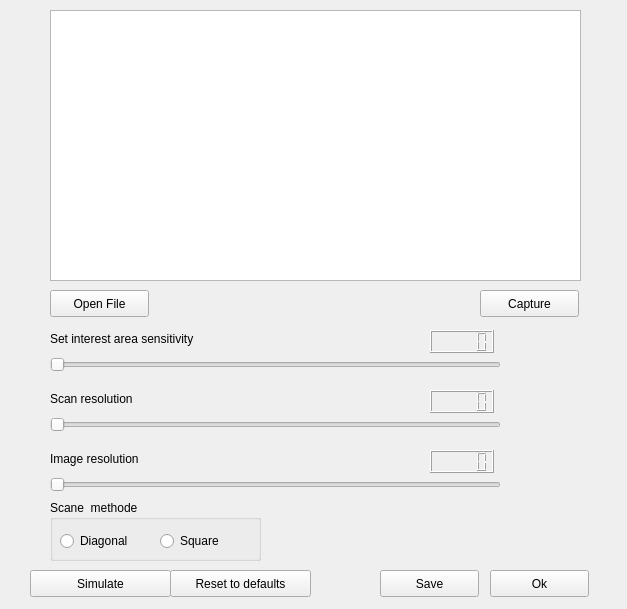
<?xml version="1.0" encoding="UTF-8"?>
<ui version="4.0">
 <class>FireFlameReco</class>
 <widget class="QWidget" name="FireFlameReco">
  <property name="geometry">
   <rect>
    <x>0</x>
    <y>0</y>
    <width>627</width>
    <height>609</height>
   </rect>
  </property>
  <property name="windowTitle">
   <string>Flame Recognition Settings</string>
  </property>
  <widget class="QLCDNumber" name="lcdNumber">
   <property name="geometry">
    <rect>
     <x>430</x>
     <y>330</y>
     <width>64</width>
     <height>23</height>
    </rect>
   </property>
  </widget>
  <widget class="QGraphicsView" name="graphicsView">
   <property name="geometry">
    <rect>
     <x>50</x>
     <y>10</y>
     <width>531</width>
     <height>271</height>
    </rect>
   </property>
  </widget>
  <widget class="QSlider" name="horizontalSlider">
   <property name="geometry">
    <rect>
     <x>50</x>
     <y>350</y>
     <width>451</width>
     <height>29</height>
    </rect>
   </property>
   <property name="orientation">
    <enum>Qt::Horizontal</enum>
   </property>
  </widget>
  <widget class="QPushButton" name="pushButton">
   <property name="geometry">
    <rect>
     <x>480</x>
     <y>290</y>
     <width>99</width>
     <height>27</height>
    </rect>
   </property>
   <property name="text">
    <string>Capture</string>
   </property>
  </widget>
  <widget class="QPushButton" name="pushButton_2">
   <property name="geometry">
    <rect>
     <x>50</x>
     <y>290</y>
     <width>99</width>
     <height>27</height>
    </rect>
   </property>
   <property name="text">
    <string>Open File</string>
   </property>
  </widget>
  <widget class="QLabel" name="label">
   <property name="geometry">
    <rect>
     <x>50</x>
     <y>330</y>
     <width>191</width>
     <height>17</height>
    </rect>
   </property>
   <property name="text">
    <string>Set interest area sensitivity</string>
   </property>
  </widget>
  <widget class="QGroupBox" name="groupBox">
   <property name="geometry">
    <rect>
     <x>50</x>
     <y>500</y>
     <width>211</width>
     <height>61</height>
    </rect>
   </property>
   <property name="title">
    <string>Scane  methode</string>
   </property>
   <widget class="QRadioButton" name="rbDiagonal">
    <property name="geometry">
     <rect>
      <x>10</x>
      <y>30</y>
      <width>101</width>
      <height>22</height>
     </rect>
    </property>
    <property name="text">
     <string>Diagonal </string>
    </property>
   </widget>
   <widget class="QRadioButton" name="rbSquare">
    <property name="geometry">
     <rect>
      <x>110</x>
      <y>30</y>
      <width>81</width>
      <height>22</height>
     </rect>
    </property>
    <property name="text">
     <string>Square</string>
    </property>
   </widget>
  </widget>
  <widget class="QPushButton" name="pushButton_3">
   <property name="geometry">
    <rect>
     <x>380</x>
     <y>570</y>
     <width>99</width>
     <height>27</height>
    </rect>
   </property>
   <property name="text">
    <string>Save</string>
   </property>
  </widget>
  <widget class="QPushButton" name="pushButton_4">
   <property name="geometry">
    <rect>
     <x>30</x>
     <y>570</y>
     <width>141</width>
     <height>27</height>
    </rect>
   </property>
   <property name="text">
    <string>Simulate</string>
   </property>
  </widget>
  <widget class="QPushButton" name="pushButton_5">
   <property name="geometry">
    <rect>
     <x>490</x>
     <y>570</y>
     <width>99</width>
     <height>27</height>
    </rect>
   </property>
   <property name="text">
    <string>Ok</string>
   </property>
  </widget>
  <widget class="QPushButton" name="pushButton_6">
   <property name="geometry">
    <rect>
     <x>170</x>
     <y>570</y>
     <width>141</width>
     <height>27</height>
    </rect>
   </property>
   <property name="text">
    <string>Reset to defaults</string>
   </property>
  </widget>
  <widget class="QSlider" name="horizontalSlider_2">
   <property name="geometry">
    <rect>
     <x>50</x>
     <y>410</y>
     <width>451</width>
     <height>29</height>
    </rect>
   </property>
   <property name="orientation">
    <enum>Qt::Horizontal</enum>
   </property>
  </widget>
  <widget class="QLabel" name="label_2">
   <property name="geometry">
    <rect>
     <x>50</x>
     <y>390</y>
     <width>191</width>
     <height>17</height>
    </rect>
   </property>
   <property name="text">
    <string>Scan resolution</string>
   </property>
  </widget>
  <widget class="QLabel" name="label_3">
   <property name="geometry">
    <rect>
     <x>50</x>
     <y>450</y>
     <width>191</width>
     <height>17</height>
    </rect>
   </property>
   <property name="text">
    <string>Image resolution</string>
   </property>
  </widget>
  <widget class="QSlider" name="horizontalSlider_3">
   <property name="geometry">
    <rect>
     <x>50</x>
     <y>470</y>
     <width>451</width>
     <height>29</height>
    </rect>
   </property>
   <property name="orientation">
    <enum>Qt::Horizontal</enum>
   </property>
  </widget>
  <widget class="QLCDNumber" name="lcdNumber_2">
   <property name="geometry">
    <rect>
     <x>430</x>
     <y>390</y>
     <width>64</width>
     <height>23</height>
    </rect>
   </property>
  </widget>
  <widget class="QLCDNumber" name="lcdNumber_3">
   <property name="geometry">
    <rect>
     <x>430</x>
     <y>450</y>
     <width>64</width>
     <height>23</height>
    </rect>
   </property>
  </widget>
 </widget>
 <resources/>
 <connections/>
</ui>
